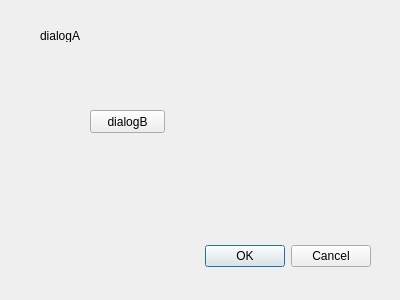
<?xml version="1.0" encoding="UTF-8"?>
<ui version="4.0">
 <class>DialogA</class>
 <widget class="QDialog" name="DialogA">
  <property name="geometry">
   <rect>
    <x>0</x>
    <y>0</y>
    <width>400</width>
    <height>300</height>
   </rect>
  </property>
  <property name="windowTitle">
   <string>Dialog</string>
  </property>
  <widget class="QDialogButtonBox" name="buttonBox">
   <property name="geometry">
    <rect>
     <x>30</x>
     <y>240</y>
     <width>341</width>
     <height>32</height>
    </rect>
   </property>
   <property name="orientation">
    <enum>Qt::Horizontal</enum>
   </property>
   <property name="standardButtons">
    <set>QDialogButtonBox::Cancel|QDialogButtonBox::Ok</set>
   </property>
  </widget>
  <widget class="QPushButton" name="pushButton">
   <property name="geometry">
    <rect>
     <x>90</x>
     <y>110</y>
     <width>75</width>
     <height>23</height>
    </rect>
   </property>
   <property name="text">
    <string>dialogB</string>
   </property>
  </widget>
  <widget class="QLabel" name="label">
   <property name="geometry">
    <rect>
     <x>40</x>
     <y>30</y>
     <width>54</width>
     <height>12</height>
    </rect>
   </property>
   <property name="text">
    <string>dialogA</string>
   </property>
  </widget>
 </widget>
 <resources/>
 <connections>
  <connection>
   <sender>buttonBox</sender>
   <signal>accepted()</signal>
   <receiver>DialogA</receiver>
   <slot>accept()</slot>
   <hints>
    <hint type="sourcelabel">
     <x>248</x>
     <y>254</y>
    </hint>
    <hint type="destinationlabel">
     <x>157</x>
     <y>274</y>
    </hint>
   </hints>
  </connection>
  <connection>
   <sender>buttonBox</sender>
   <signal>rejected()</signal>
   <receiver>DialogA</receiver>
   <slot>reject()</slot>
   <hints>
    <hint type="sourcelabel">
     <x>316</x>
     <y>260</y>
    </hint>
    <hint type="destinationlabel">
     <x>286</x>
     <y>274</y>
    </hint>
   </hints>
  </connection>
 </connections>
</ui>
